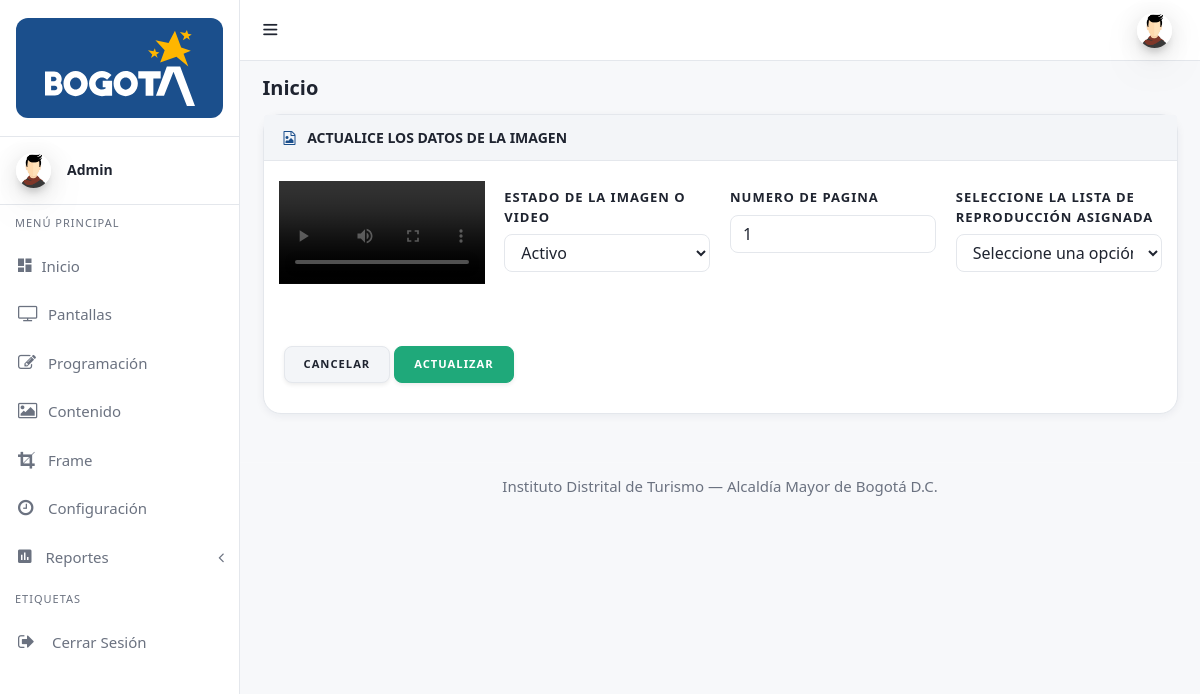
The app's page /admin/editar_contenido.php?id=2 (signed in) with its own data.
### tables this page shows
CREATE TABLE `usuarios` (
  `ID` int(11) NOT NULL,
  `Nombre` varchar(80) NOT NULL,
  `Correo` varchar(80) NOT NULL,
  `Foto_Usuario` varchar(80) NOT NULL,
  `Funcion` int(11) NOT NULL,
  `Password` varchar(50) NOT NULL
);

CREATE TABLE `contenido` (
  `ID` int(11) NOT NULL,
  `URL` varchar(50) NOT NULL,
  `Tipo` varchar(10) NOT NULL,
  `Estado` tinyint(1) NOT NULL,
  `Orden` varchar(20) NOT NULL,
  `Lista-Reproduccion` int(11) NOT NULL,
  `Fecha_Modificación` datetime NOT NULL,
  `Usuario` varchar(50) NOT NULL
);

### admin/editar_contenido.php (the view, shortened to what this page needs)
<?php
include 'assets/php/Conexion_DB.php';
$id = $_SESSION['id_Correo'];
$sql = "SELECT usuarios.ID, usuarios.Nombre, usuarios.Correo, usuarios.Foto_Usuario, funciones_usuario.Funcion FROM usuarios INNER JOIN funciones_usuario ON usuarios.Funcion = funciones_usuario.ID WHERE usuarios.ID = '$id' ";
$resultado = mysqli_query($conexion, $sql);
$datos = mysqli_fetch_array($resultado);
$name_user = $datos['Nombre'];
$mail_user = $datos['Correo'];
$foto_user = $datos['Foto_Usuario'];
$funcion_user = $datos['Funcion'];
$id = $_GET['id'];
$consulta_imagen = mysqli_query($conexion,"SELECT * FROM `contenido` WHERE ID = $id");
$datos_img = mysqli_fetch_array($consulta_imagen);
$url_img = $datos_img["URL"];
$tipo = $datos_img["Tipo"];
$estado = $datos_img["Estado"];
$orden = $datos_img["Orden"];
?>
<!DOCTYPE html>
<html lang="es">
<head>
  <link href="assets/plugins/fancybox/css/jquery.fancybox.min.css" rel="stylesheet" type="text/css"/>
  <link href="assets/plugins/simplebar/css/simplebar.css" rel="stylesheet"/>
  <link href="assets/css/bootstrap.min.css" rel="stylesheet"/>
  <link href="assets/css/animate.css" rel="stylesheet" type="text/css"/>
  <link href="assets/css/icons.css" rel="stylesheet" type="text/css"/>
  <link href="assets/css/sidebar-menu.css" rel="stylesheet"/>
  <link href="assets/css/app-style.css" rel="stylesheet"/>
</head>
<body class="bg-theme bg-theme9">
 <div id="wrapper">
	 <?php include 'assets/php/menu_lateral.php' ?>
	 <?php include 'assets/php/menu_superior.php' ?>
  <div class="content-wrapper">
    <div class="container-fluid">
     <div class="row pt-2 pb-2">
        <div class="col-sm-9">
			<h4 class="page-title">Inicio</h4>
	   </div>
     </div>
<div class="row">
        <div class="col-lg-12">
          <div class="card">
			  <div class="card-header text-uppercase"><i class="fa fa-file-image-o"></i> Actualice los datos de la imagen</div>
            <div class="card-body">
		<form action="<?php echo $_SERVER['PHP_SELF']; ?>" method="POST" enctype="multipart/form-data">
			<div class="row">
				<div class="col-12 col-lg-3 col-xl-3">
					<div class="form-group row">
						<div class="col-md-12 col-lg-12 col-xl-12">
							<?php
							if($tipo == 'video'){
								echo '<video width="100%" controls><source src="assets/galeria/'.$url_img.'" type="video/mp4"></video>';
							}
							?>
						</div>
					</div>
				</div>
				<div class="col-12 col-lg-3 col-xl-3">
					<div class="form-group row">
						<label class="col-lg-12 col-form-label form-control-label">Estado de la imagen o video</label>
						<div class="col-lg-12">
							<select class="form-control" id="default-select" name="Estado">
								<?php
									if($estado == '1'){
										echo'
										<option value="1" selected >Activo</option>
										<option value="0">Inactivo</option>
										';
									}
								?>
							</select>
						</div>
					</div>
				</div>
				<div class="col-12 col-lg-3 col-xl-3">
					<div class="form-group row">
						<label class="col-lg-12 col-form-label form-control-label">Numero de pagina</label>
						<div class="col-lg-12">
							<input class="form-control" type="number" name="orden" value="<?php echo $orden; ?>" placeholder="Coloque el numero en el que se visualizara" required>
						</div>
					</div>
				</div>
				<div class="col-12 col-lg-3 col-xl-3">
					<div class="form-group row">
						<label class="col-lg-12 col-form-label form-control-label">Seleccione la lista de reproducción asignada</label>
						<div class="col-lg-12">
							<select class="form-control" id="default-select" name="Lista" required>
								<option value="" selected disabled hidden>Seleccione una opción</option>
							</select>
						</div>
					</div>
				</div>
			</div>
			<div class="form-footer">
				<a href="contenido.php" class="btn btn-secondary">Cancelar</a>
				<input type="submit" class="btn btn-success" name="Actualizar" value="Actualizar">
			</div>
        </form>
            </div>
          </div>
        </div>
      </div>
    </div>
   </div>
	<footer class="footer">
      <div class="container">
        <div class="text-center">
          Instituto Distrital de Turismo — Alcaldía Mayor de Bogotá D.C.
        </div>
      </div>
    </footer>
  </div>
</body>
</html>

### admin/assets/php/menu_lateral.php (shortened to what this page needs)
<?php
function idt_avatar($foto, $correo, $class = '', $variant = 'circle') {
	$foto = trim((string) $foto);
	if ($foto !== '' && file_exists(__DIR__ . '/../../' . $foto)) {
		return '<img class="' . htmlspecialchars($class) . '" src="' . htmlspecialchars($foto) . '" alt="Foto de perfil">';
	}
	$inicial = strtoupper(substr(trim((string) $correo), 0, 1));
	$variantClass = $variant === 'block' ? 'avatar-initial-block' : 'avatar-initial';
	return '<span class="' . $variantClass . ' ' . htmlspecialchars($class) . '">' . htmlspecialchars($inicial) . '</span>';
}
?>
<div id="sidebar-wrapper" data-simplebar="" data-simplebar-auto-hide="true">
	<div class="brand-logo">
      <a href="index.php" class="brand-logo-link">
       <span class="brand-plate">
         <img src="assets/images/logo-bogota.svg" class="brand-logo-svg" alt="Bogotá">
       </span>
     </a>
   </div>
   <div class="user-details">
	  <div class="media align-items-center user-pointer collapsed" data-toggle="collapse" data-target="#user-dropdown">
	    <div class="avatar">
			<?php echo idt_avatar($foto_user, $mail_user, 'mr-3 side-user-img'); ?>
		  </div>
	     <div class="media-body">
	     <h6 class="side-user-name"><?php echo $name_user; ?></h6>
	    </div>
       </div>
     </div>
      <ul class="sidebar-menu do-nicescrol">
      <li class="sidebar-header">MENÚ PRINCIPAL</li>
      <li>
        <a href="inicio.php" class="waves-effect">
          <i class="zmdi zmdi-view-dashboard"></i><span>Inicio</span>
        </a>
      </li>
	  <li>
        <a href="modulos.php" class="waves-effect">
          <i class="fa fa-tv"></i><span>Pantallas</span>
        </a>
      </li>
	  <li>
        <a href="programacion.php" class="waves-effect">
		  <i class="fa fa-pencil-square-o "></i><span>Programación</span>
        </a>
      </li>
	  <li>
        <a href="contenido.php" class="waves-effect">
          <i class="fa fa-picture-o"></i><span>Contenido</span>
        </a>
      </li>
	  <li>
        <a href="frame.php" class="waves-effect">
          <i class="fa fa-crop"></i><span>Frame</span>
        </a>
      </li>
	  <li>
        <a href="configuracion.php" class="waves-effect">
          <i class="fa fa-clock-o"></i><span>Configuración</span>
        </a>
      </li>
	<?php
		if($funcion_user == 'Administrador'){
			echo '
	<li>
        <a href="javaScript:void();" class="waves-effect">
          <i class="zmdi zmdi-chart"></i> <span>Reportes</span>
          <i class="fa fa-angle-left pull-right"></i>
        </a>
        <ul class="sidebar-submenu">
          <li>
			  <a href="reporte_tabla.php"><i class="zmdi zmdi-long-arrow-right"></i> Reporte General</a>
		  </li>
		  <li>
			  <a href="reporte_visitantes.php"><i class="zmdi zmdi-long-arrow-right"></i> Reporte de Visitantes</a>
		  </li>
		  <li>
			  <a href="reporte_pantallas.php"><i class="zmdi zmdi-long-arrow-right"></i> Reporte de Pantallas</a>
		  </li>
          <li>
            <a href="javaScript:void();"><i class="zmdi zmdi-long-arrow-right"></i> Estadisticas de Uso <i class="fa fa-angle-left pull-right"></i></a>
            <ul class="sidebar-submenu">
			  <li><a href="reporte_charts_genero.php"><i class="zmdi zmdi-long-arrow-right"></i> Por Genero</a></li>
			  <li><a href="reporte_charts_tiempo.php"><i class="zmdi zmdi-long-arrow-right"></i> Por Tiempo</a></li>
			  <li><a href="reporte_charts_edad.php"><i class="zmdi zmdi-long-arrow-right"></i> Por Edad</a></li>
            </ul>
          </li>
        </ul>
      </li>
			';
		}
	?>
      <li class="sidebar-header">ETIQUETAS</li>
      <li>
		  <a href="assets/php/logout.php" class="waves-effect"><i class="fa fa-sign-out"></i>
		  <span>Cerrar Sesión</span></a>
	   </li>
    </ul>
   </div>

### admin/assets/css/sidebar-menu.css (style rules this page uses)
.sidebar-menu { list-style: none; margin: 0; padding: 0; background-color: transparent; }
.sidebar-menu>li { position: relative; margin: 0; padding: 0; }
.sidebar-menu>li>a { padding: 13px 5px 13px 15px; display: block; border-left: 3px solid transparent; color: rgba(255, 255, 255, 0.65); font-size: 15px; }
.sidebar-menu>li>a>.fa { width: 20px; }
.sidebar-menu li.sidebar-header { padding: 10px 25px 10px 15px; font-size: 12px; color: rgba(255, 255, 255, 0.5); }
.sidebar-menu li>a>.fa-angle-left { width: auto; height: auto; padding: 0; margin-right: 10px; margin-top: 3px; }
.sidebar-menu a { color: #b8c7ce; text-decoration: none; }

### records on screen
usuarios: Foto_Usuario (picture), Nombre "Admin"
contenido: Estado "Activo", orden "1"
